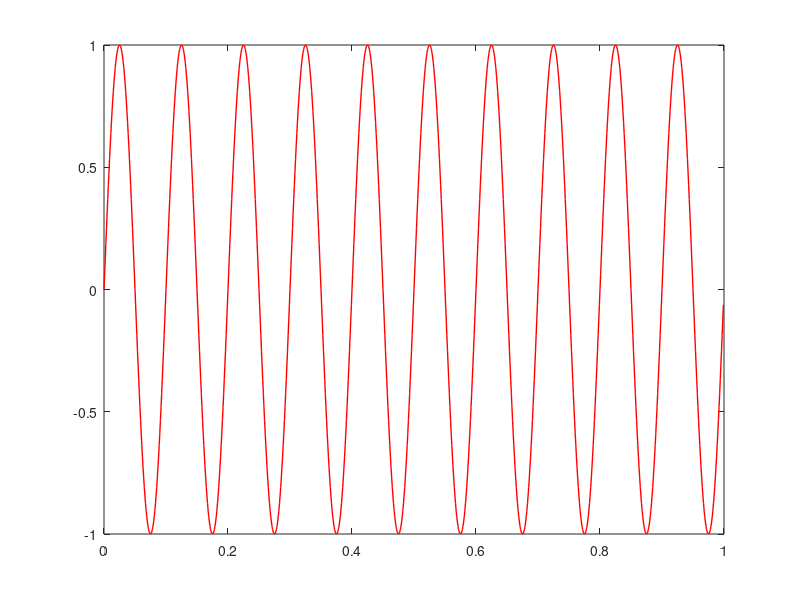
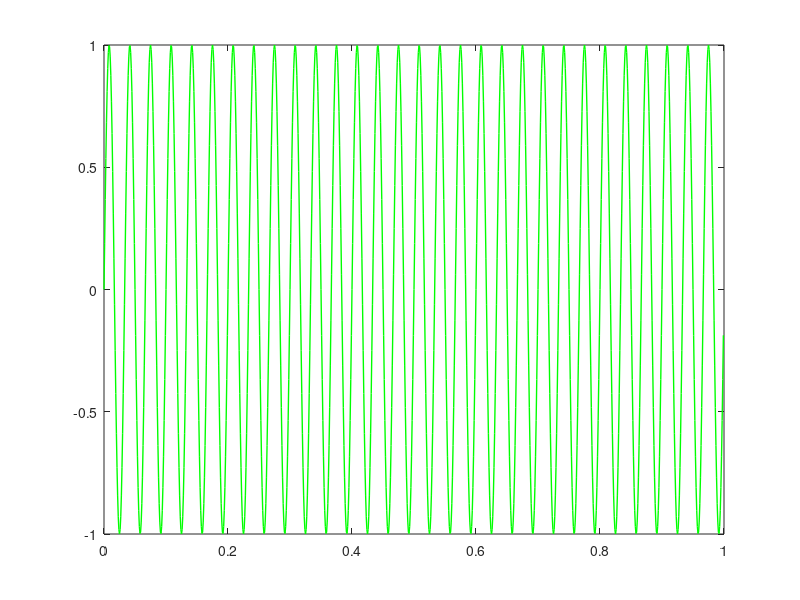
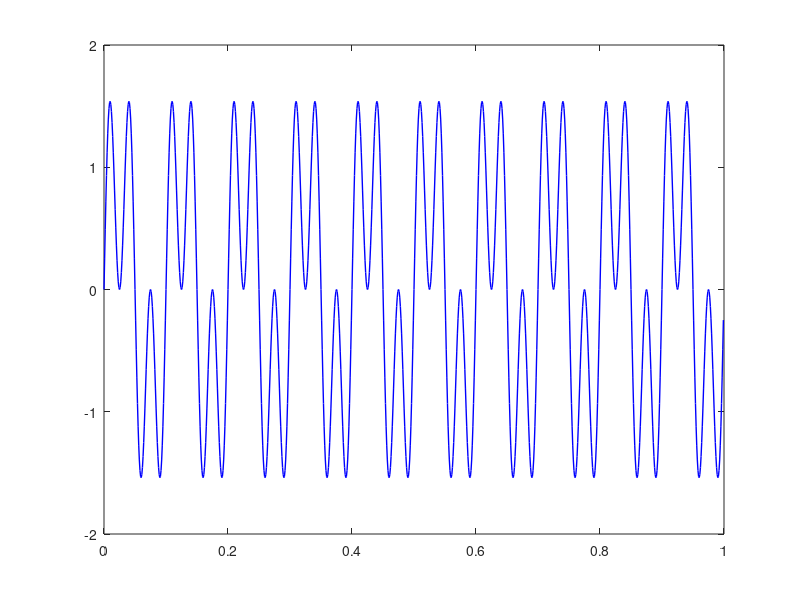
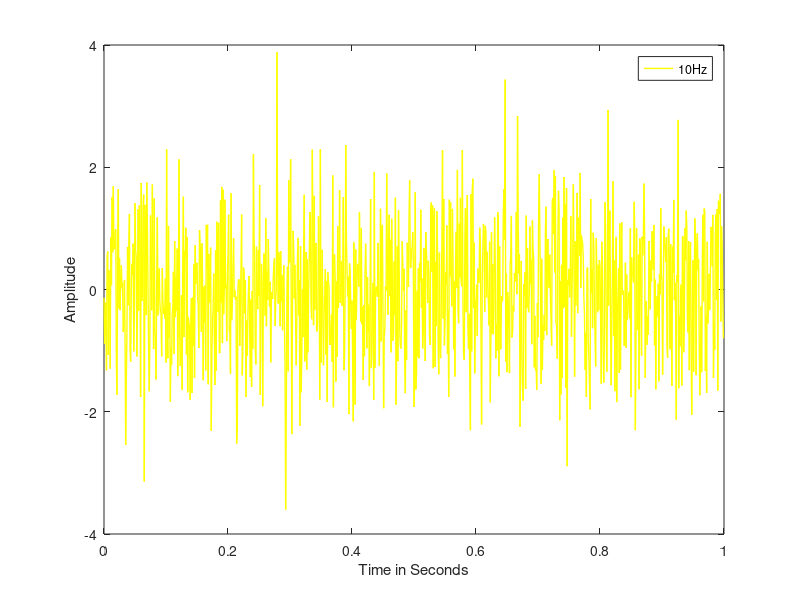

Reproduce these figures in MATLAB, in order.
clc;
clear all;
close all;

%% Defining the Sine wave parameters
f1 = 10;                %Hertz
f2 = 30;                %Hertz

w1 =    2 * pi * f1;    %Rad/sec
w2 =    2 * pi * f2;    %Rad/sec

t = 0:1/1000:0.999;
Fs = 1000;              %Sampling Frequency

%% Plotting the two waves

Signal1 = sin(w1*t);
Signal2 = sin(w2*t);
Noise = randn(size(t,2),1);
Superimpose = Signal1 + Signal2;

figure(1)
plot(t, Signal1, 'r', 'LineWidth', 1);
figure(2)
plot(t, Signal2, 'g', 'LineWidth', 1);
figure(3)
plot(t, Superimpose, 'b', 'LineWidth', 1);
figure(4)
plot(t, Noise, 'y', 'LineWidth', 1);


xlabel('Time in Seconds');
ylabel('Amplitude');
legend('10Hz', '30Hz', 'Superimposed','Noise');

%% Frequency Domain Conditions

Superimpose_f = Signal1 + Signal2;

%% Freq Domain Variables
Superimpose_dft = fft(Superimpose_f);
Signal1_dft = fft(Signal1);
Signal2_dft = fft(Signal2);
Noise_dft = fft(Noise);

figure(8)
Superimpose_dft = Superimpose_dft(1:length(Superimpose_f));
freq1 = 0:Fs/length(Superimpose_f):(Fs-1);
plot(freq1,abs(Superimpose_dft));
figure(5)
Signal1_dft = Signal1_dft(1:length(Signal1));
freq2 = 0:Fs/length(Signal1):(Fs-1);
plot(freq2,abs(Signal1_dft));
figure(6)
Signal2_dft = Signal2_dft(1:length(Signal2));
freq3 = 0:Fs/length(Signal2):(Fs-1);
plot(freq3,abs(Signal2_dft));
figure(7)
Noise_dft = Noise_dft(1:length(Noise));
freq4 = 0:Fs/length(Noise):(Fs-1);
plot(freq4,abs(Noise_dft));


xlabel('Frequency');
ylabel('Amplitude');

inverse = ifft(Signal1_dft);

